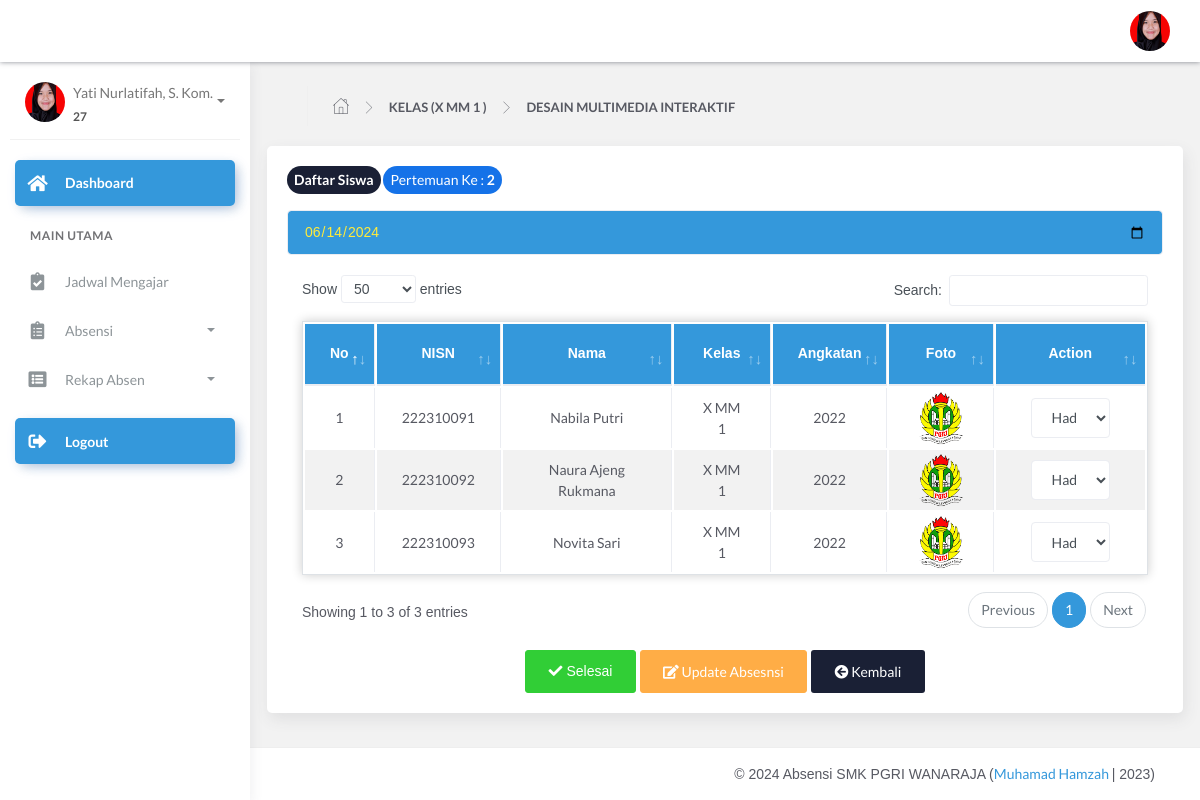
/guru/index.php?page=absen&pelajaran=25 (signed in), run on the app's committed database.
### tables this page shows
CREATE TABLE `tb_guru` (
  `id_guru` int(11) NOT NULL AUTO_INCREMENT,
  `nip` varchar(15) NOT NULL,
  `nama_guru` varchar(120) NOT NULL,
  `email` varchar(65) NOT NULL,
  `password` varchar(100) NOT NULL,
  `foto` varchar(255) NOT NULL,
  `status` varchar(5) NOT NULL,
  PRIMARY KEY (`id_guru`)
);

CREATE TABLE `tb_mengajar` (
  `id_mengajar` int(11) NOT NULL AUTO_INCREMENT,
  `kode_pelajaran` varchar(30) NOT NULL,
  `hari` varchar(40) NOT NULL,
  `jam_mengajar` varchar(60) NOT NULL,
  `jamke` varchar(11) NOT NULL,
  `id_guru` int(11) NOT NULL,
  `id_mapel` int(11) NOT NULL,
  `id_mkelas` int(11) NOT NULL,
  `id_semester` int(11) NOT NULL,
  `id_thajaran` int(11) NOT NULL,
  PRIMARY KEY (`id_mengajar`),
  KEY `id_mapel` (`id_mapel`),
  KEY `id_guru` (`id_guru`)
);

CREATE TABLE `tb_mkelas` (
  `id_mkelas` int(11) NOT NULL AUTO_INCREMENT,
  `kd_kelas` varchar(40) NOT NULL,
  `nama_kelas` varchar(40) NOT NULL,
  PRIMARY KEY (`id_mkelas`)
);

CREATE TABLE `tb_master_mapel` (
  `id_mapel` int(11) NOT NULL AUTO_INCREMENT,
  `kode_mapel` varchar(40) NOT NULL,
  `mapel` varchar(60) NOT NULL,
  PRIMARY KEY (`id_mapel`)
);

CREATE TABLE `_logabsensi` (
  `id_presensi` int(11) NOT NULL AUTO_INCREMENT,
  `id_mengajar` int(11) NOT NULL,
  `id_siswa` int(11) NOT NULL,
  `tgl_absen` date DEFAULT NULL,
  `ket` enum('H','I','S','T','A','C') NOT NULL,
  `pertemuan_ke` varchar(30) NOT NULL,
  PRIMARY KEY (`id_presensi`)
);

CREATE TABLE `tb_siswa` (
  `id_siswa` int(11) NOT NULL AUTO_INCREMENT,
  `nis` varchar(60) NOT NULL,
  `nama_siswa` varchar(120) NOT NULL,
  `tempat_lahir` varchar(100) NOT NULL,
  `tgl_lahir` date NOT NULL,
  `jk` varchar(30) NOT NULL,
  `alamat` text NOT NULL,
  `password` varchar(255) NOT NULL,
  `foto` varchar(255) NOT NULL,
  `status` varchar(15) NOT NULL,
  `th_angkatan` year(4) NOT NULL,
  `id_mkelas` int(11) NOT NULL,
  PRIMARY KEY (`id_siswa`)
);

### guru/index.php (the view, shortened to what this page needs)
<?php
 include '../config/db.php';
?> <script>
   <?php
$id_login = @$_SESSION['guru'];
$sql = mysqli_query($con,"SELECT * FROM tb_guru
 WHERE id_guru = '$id_login'") or die(mysqli_error($con));
$data = mysqli_fetch_array($sql);
$mengajar = mysqli_query($con,"SELECT * FROM tb_mengajar
INNER JOIN tb_master_mapel ON tb_mengajar.id_mapel=tb_master_mapel.id_mapel
INNER JOIN tb_mkelas ON tb_mengajar.id_mkelas=tb_mkelas.id_mkelas
INNER JOIN tb_semester ON tb_mengajar.id_semester=tb_semester.id_semester
INNER JOIN tb_thajaran ON tb_mengajar.id_thajaran=tb_thajaran.id_thajaran
WHERE tb_mengajar.id_guru='$data[id_guru]' AND tb_thajaran.status=1 ");
?>
<!DOCTYPE html>
<html lang="en">
<head>
	<link rel="stylesheet" href="../assets/css/bootstrap.min.css">
	<link rel="stylesheet" href="../assets/css/atlantis.min.css">
	<link rel="stylesheet" href="../assets/css/demo.css">
</head>
<body>
	<div class="wrapper">
		<div class="main-header">
			<div class="logo-header" data-background-color="blue">
				<a href="index.php" class="logo">
					<b class="text-white">Absensi Siswa</b>
				</a>
				<div class="nav-toggle">
					<button class="btn btn-toggle toggle-sidebar">
						<i class="icon-menu"></i>
					</button>
				</div>
			</div>
			<nav class="navbar navbar-header navbar-expand-lg" data-background-color="blue2">
				<div class="container-fluid">
					<ul class="navbar-nav topbar-nav ml-md-auto align-items-center">
						<li class="nav-item dropdown hidden-caret">
							<a class="dropdown-toggle profile-pic" data-toggle="dropdown" href="#" aria-expanded="false">
								<div class="avatar-sm">
									<img src="../assets/img/user/<?=$data['foto'] ?>" alt="..." class="avatar-img rounded-circle">
								</div>
							</a>
						</li>
					</ul>
				</div>
			</nav>
		</div>
		<div class="sidebar sidebar-style-2">
			<div class="sidebar-wrapper scrollbar scrollbar-inner">
				<div class="sidebar-content">
					<div class="user">
						<div class="avatar-sm float-left mr-2">
							<img src="../assets/img/user/<?=$data['foto'] ?>" alt="..." class="avatar-img rounded-circle">
						</div>
						<div class="info">
							<a data-toggle="collapse" href="#collapseExample" aria-expanded="true">
								<span>
									<?=$data['nama_guru'] ?>
									<span class="user-level"><?=$data['nip'] ?></span>
									<span class="caret"></span>
								</span>
							</a>
						</div>
					</div>
					<ul class="nav nav-primary">
						<li class="nav-item active">
							<a href="index.php" class="collapsed">
								<i class="fas fa-home"></i>
								<p>Dashboard</p>
							</a>
						</li>
						<li class="nav-section">
							<h4 class="text-section">Main Utama</h4>
						</li>
						<li class="nav-item">
							<a href="?page=jadwal">
								<i class="fas fa-clipboard-check"></i>
								<p>Jadwal Mengajar</p>
							</a>
						</li>
						<li class="nav-item">
							<a data-toggle="collapse" href="#sidebarLayouts">
								<i class="fas fa-clipboard-list
"></i>
								<p>Absensi</p>
								<span class="caret"></span>
							</a>
						</li>
						<li class="nav-item">
							<a data-toggle="collapse" href="#rekapAbsen">
								<i class="fas fa-list-alt"></i>
								<p>Rekap Absen</p>
								<span class="caret"></span>
							</a>
						</li>
						<li class="nav-item active mt-3">
							<a href="logout.php" class="collapsed">
								<i class="fas fa-sign-out-alt"></i>
								<p>Logout</p>
							</a>
						</li>
					</ul>
				</div>
			</div>
		</div>
		<div class="main-panel">
			<div class="content">
				<?php
				$page= @$_GET['page'];
				$act = @$_GET['act'];
				if ($page=='absen') {
					if ($act=='') {
						include 'modul/absen/absen_kelas.php';
					}elseif ($act=='surat_view') {
						include 'modul/absen/view_surat_izin.php';
					}elseif ($act=='konfirmasi') {
						include 'modul/absen/konfirmasi_izin.php';
					}elseif ($act=='update') {
						include 'modul/absen/absen_kelas_update.php';
					}
				}elseif ($page=='rekap') {
					if ($act=='') {
						include 'modul/rekap/rekap_absen.php';
					}
				}elseif ($act == 'rekap-persemester') {
					$pelajaran = @$_GET['pelajaran'];
					$kelas = @$_GET['kelas'];
					include 'modul/rekap/rekap_persemester.php';
				}elseif ($page=='jadwal') {
					if ($act=='') {
						include 'modul/jadwal/jadwal_megajar.php';
					}
				}elseif ($page=='akun') {
					include 'modul/akun/akun.php';
				}
				elseif ($page=='') {
					include 'modul/home.php';
				}else{
					echo "<b>Tidak ada Halaman</b>";
				}
				 ?>
			</div>
			<footer class="footer" style="position: fixed; bottom: 0; width: 100%;">
    <div class="container">
        <div class="copyright ml-auto">
            &copy; <?php echo date('Y');?> Absensi SMK PGRI WANARAJA (<a href="index.php">Muhamad Hamzah </a> | 2023)
        </div>
    </div>
</footer>
		</div>
</body>
</html>

### guru/modul/absen/absen_kelas.php (shortened to what this page needs)
<?php
$kelasMengajar = mysqli_query($con,"SELECT * FROM tb_mengajar
INNER JOIN tb_master_mapel ON tb_mengajar.id_mapel=tb_master_mapel.id_mapel
INNER JOIN tb_mkelas ON tb_mengajar.id_mkelas=tb_mkelas.id_mkelas
INNER JOIN tb_semester ON tb_mengajar.id_semester=tb_semester.id_semester
INNER JOIN tb_thajaran ON tb_mengajar.id_thajaran=tb_thajaran.id_thajaran
WHERE tb_mengajar.id_guru='$data[id_guru]' AND tb_mengajar.id_mengajar='$_GET[pelajaran]'  AND tb_thajaran.status=1  ");
foreach ($kelasMengajar as $d)
	?>
<div class="page-inner">
	<div class="page-header">
<ul class="breadcrumbs" style="font-weight: bold;">
<li class="nav-home">
<a href="#">
<i class="flaticon-home"></i>
</a>
</li>
<li class="separator">
<i class="flaticon-right-arrow"></i>
</li>
<li class="nav-item">
<a href="#">KELAS (<?=strtoupper($d['nama_kelas']) ?> )</a>
</li>
<li class="separator">
<i class="flaticon-right-arrow"></i>
</li>
<li class="nav-item">
<a href="#"><?=strtoupper($d['mapel']) ?></a>
</li>
</ul>
</div>
					<div class="row">
						<?php
								$last_pertemuan = mysqli_query($con,"SELECT * FROM _logabsensi WHERE id_mengajar='$_GET[pelajaran]' GROUP BY pertemuan_ke ORDER BY pertemuan_ke DESC LIMIT 1  ");
								$cekPertemuan = mysqli_num_rows($last_pertemuan);
								$jml = mysqli_fetch_array($last_pertemuan);
								if ($cekPertemuan > 0 ) {
								$pertemuan = (int)$jml['pertemuan_ke']+1;
								}else{
								 $pertemuan = 1;
								}
								?>
							  <div class="card">
            <div class="card-body">
                <form action="" method="post">
                    <p>
                        <span class="badge badge-default" style="padding: 7px;font-size: 14px;"><b>Daftar Siswa</b></span>
                        <span class="badge badge-primary" style="padding: 7px;font-size: 14px;">
                            Pertemuan Ke : <b><?=$pertemuan; ?></b>
                        </span>
                    </p>
                    <input type="date" name="tgl" class="form-control" value="<?=date('Y-m-d') ?>" style="background-color: #3498db;color: #FFEB3B;">
                    <div class="card-list">
					<?php
$siswa = mysqli_query($con, "SELECT * FROM tb_siswa WHERE id_mkelas='$d[id_mkelas]' ORDER BY id_siswa ASC ");
?>
<div class="item-list">
    <div class="status mt-0" Style="max-height: 400px; overflow: auto;">
        <table id="basic-datatables" class="table table-bordered" style="max-height: 400px; overflow: auto;">
            <thead>
                <tr>
                    <th>No</th>
                    <th>NISN</th>
                    <th>Nama</th>
                    <th>Kelas</th>
                    <th>Angkatan</th>
                    <th>Foto</th>
                    <th>Action</th>
                </tr>
            </thead>
            <tbody>
                <?php
				foreach ($siswa as $i => $s) {
				?>
				<tr>
					<td><?= $i + 1; ?></td>
					<td><?= $s['nis']; ?></td>
					<td><?= $s['nama_siswa']; ?></td>
					<td><?= strtoupper($d['nama_kelas']); ?></td>
					<td><?= $s['th_angkatan']; ?></td>
					<td>
						<img src="../assets/img/user/<?= $s['foto']; ?>" class="avatar-img rounded-circle" alt="Foto Siswa">
					</td>
					<td>
						<div class="form-group">
							<select name="ket-<?= $i; ?>" class="form-control">
								<option value="H">Hadir</option>
							</select>
						</div>
					</td>
				</tr>
				<?php } ?>
            </tbody>
        </table>
    </div>
</div>
							</div>
									<center>
										<button type="submit" name="absen" class="btn btn-success">
										<i class="fa fa-check"></i> Selesai
									</button>
									<a href="?page=absen&act=update&pelajaran=<?=$_GET['pelajaran']; ?>" class="btn btn-warning"><i class="fas fa-edit"></i> Update Absesnsi</a>
									<a href="index.php" class="btn btn-default"><i class="fas fa-arrow-circle-left"></i> Kembali</a>
									</center>
								</div>
							</div>
						</div>
					</div>
				</div>

### guru/modul/absen/absen_kelas.php (style rules this page uses)
body { font-family: Arial, sans-serif; background-color: #f2f2f2; }
table { border-collapse: collapse; width: 80%; margin: 0 auto; background: #fff; box-shadow: 0px 0px 10px rgba(0, 0, 0, 0.2); }
table, th, td { border: 1px solid #ccc; }
th, td { padding: 10px; text-align: center; }
th { background-color: #3498db; color: #fff; }
tr:nth-child(even) { background-color: #f2f2f2; }

### data on the page
tb_guru: foto (picture), nama_guru "Yati Nurlatifah, S. Kom.", nip "27"
tb_mengajar: id_mkelas.nama_kelas "X MM 1", id_mapel.mapel "DESAIN MULTIMEDIA INTERAKTIF"
_logabsensi: pertemuan_ke "2"
tb_siswa: nis "222310091", nama_siswa "Nabila Putri", id_mkelas.nama_kelas "X MM 1", th_angkatan "2022", foto (picture)
tb_siswa: nis "222310092", nama_siswa "Naura Ajeng Rukmana", id_mkelas.nama_kelas "X MM 1", th_angkatan "2022", foto (picture)
tb_siswa: nis "222310093", nama_siswa "Novita Sari", id_mkelas.nama_kelas "X MM 1", th_angkatan "2022", foto (picture)
